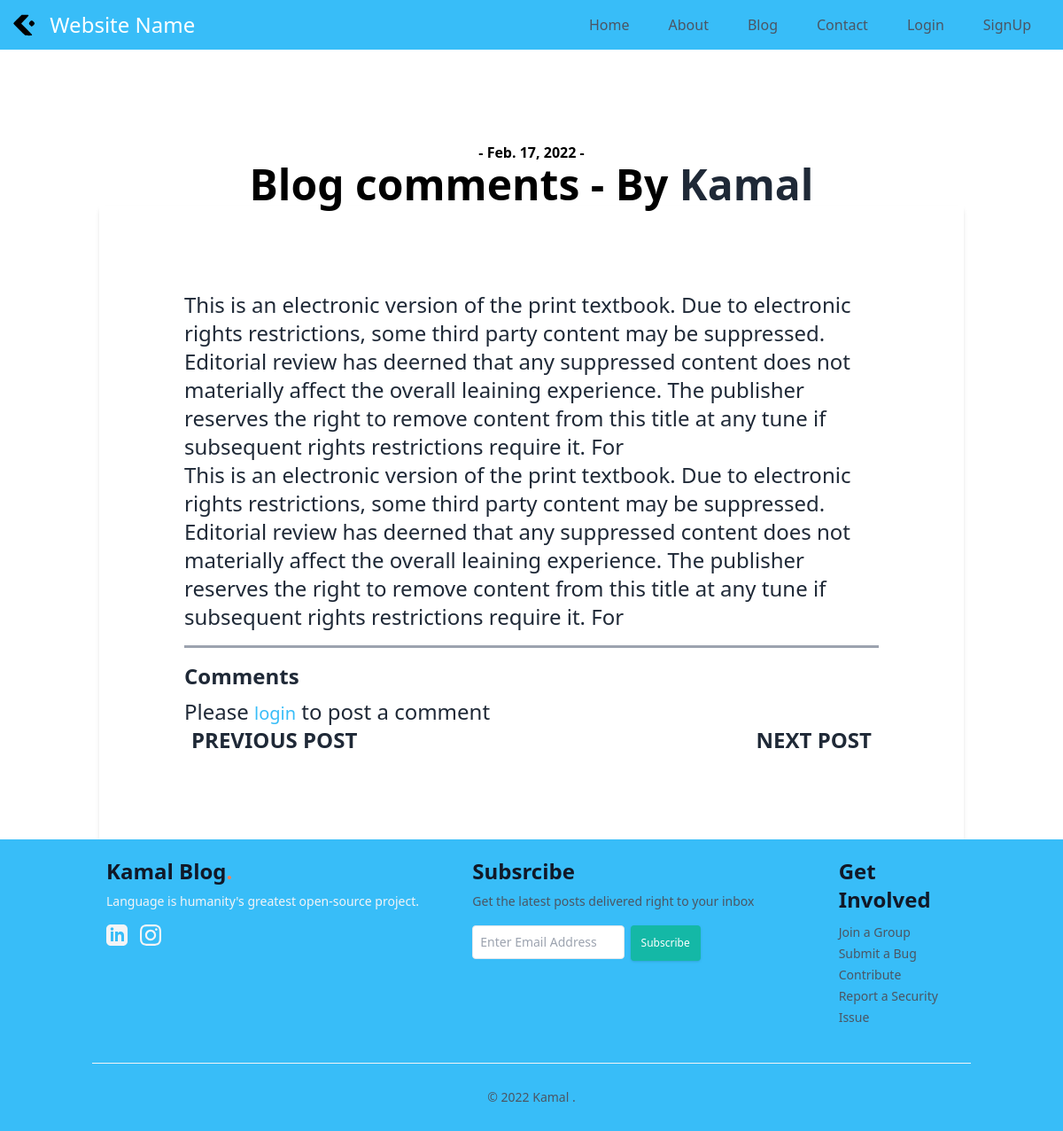
The page /blog/Blog comments/ on the database as committed earlier.
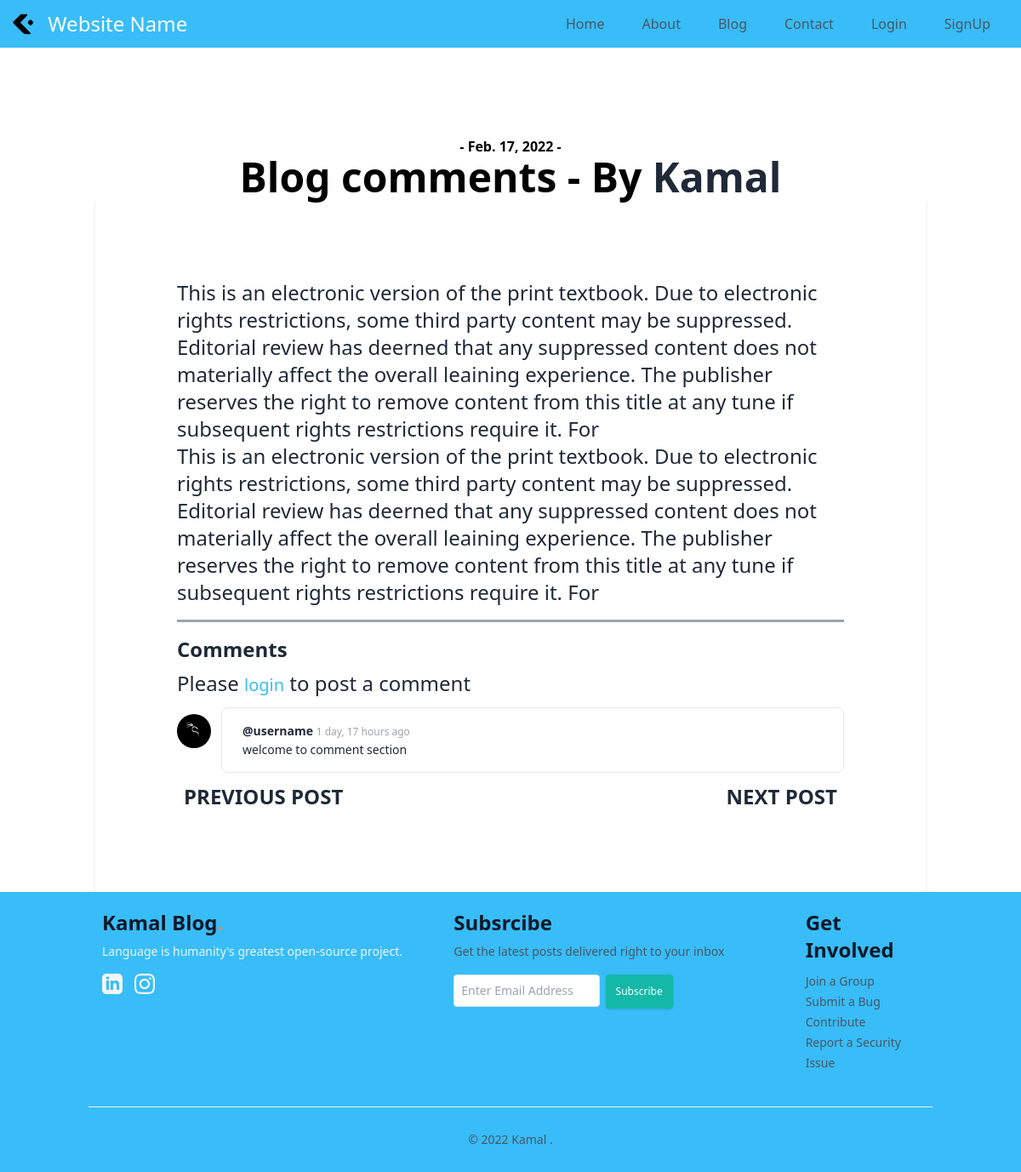
The same page on the database as committed later.
### blog/models.py (models this page shows, shortened)
class Post(models.Model):
    sno=models.AutoField(primary_key=True)
    category=models.CharField(max_length=50)
    title=models.CharField(max_length=255)
    author=models.CharField(max_length=14)
    slug=models.CharField(max_length=130)
    timeStamp=models.DateField(blank=True, null=True)
    timeRead=models.IntegerField()
    image=models.ImageField(upload_to='Images', default="")
    content=models.TextField()

class BlogComment(models.Model):
    sno= models.AutoField(primary_key=True)
    comment=models.TextField()
    user=models.ForeignKey(User, on_delete=models.CASCADE)
    post=models.ForeignKey(Post, on_delete=models.CASCADE)
    parent=models.ForeignKey('self',on_delete=models.CASCADE, null=True )
    timestamp= models.DateTimeField(default=now)

### blog/views.py (the view)
# urls.py: path('<str:slug>/', views.blogPage, name="blogPage"),
def blogPage(request, slug):
    post=Post.objects.filter(slug=slug).first()
    comments= BlogComment.objects.filter(post=post, parent=None)
    context={"post":post, 'comments': comments,}
    return render(request, "blog/blogPage.html", context)

### templates/blog/blogpage.html (shortened to what this page needs)
{% extends 'basic.html' %}
{% load static %}
{% load humanize %}
{% load extras %}
{% block body %}
<div class="text-center pt-16 md:pt-16">
    <p class="text-sm md:text-base text-grey-500 font-bold">- {{post.timeStamp}} -
    </p>
    <h1 class="font-bold break-normal text-3xl md:text-5xl">{{post.title}} - By <a class="text-gray-800  no-underline"
            href="/about">{{post.author}}</a></h1>
</div>
<div class="container max-w-5xl mx-auto">
    <div class="mx-0 sm:mx-6">
        <div class="bg-white w-full p-8 md:p-24 text-xl md:text-2xl text-gray-800 leading-normal shadow-md">
            <p class="font-serif">
                {{post.content|safe}}
            </p>
            <hr class=" border-b-2 border-gray-400 my-4 ">
            <div class="bg-white w-full h-auto flex flex-col space-y-2">
                <div>
                    <strong class=" ">Comments</strong>
                </div>
                {% if user.is_authenticated %}
                <form action="/blog/postComment/" method="post">
                    {% csrf_token %}
                    <div class="flex ">
                        <div class="  flex my-3 w-full">
                            <div class="  flex-shrink-0 mr-3"><img src="/media/Images/kali.png" alt=""
                                    class="  mt-2 rounded-full w-8 h-8 sm:w-10 sm:h-10"></div>
                            <div
                                class="text-sm flex-1 border rounded-lg px-4 py-2 sm:px-6 sm:py-4 space-y-2 leading-relaxed  max-w-[75vw] break-words">
                                <strong class=" ">Post Comment</strong>
                                <input required name="comment" placeholder="Enter comment here"
                                    class="bg-gray-200 w-full text-gray-700 focus:outline-none focus:shadow-outline border border-gray-300 rounded py-2 px-4 block appearance-none"
                                    type="text">
                                <input type="hidden" name="postSno" value="{{post.sno}}">
                                <input type="hidden" name="parentSno" value="">
                                <button type="submit"
                                    class=" bg-gray-700 text-white font-bold py-2 px-4 rounded hover:bg-gray-600">Submit</button>
                            </div>
                        </div>
                    </div>
                </form>
                {% else %}
                <p>
                    Please <span><a class="text-sky-400 text-xl" href="#">login</a></span> to post a comment
                </p>
                {% endif %}
            </div>
            {% for comment in comments %}
            <div class="flex ">
                <div class="  flex my-3 w-full">
                    <div class="  flex-shrink-0 mr-3"><img src="/media/Images/kali.png" alt=""
                            class="  mt-2 rounded-full w-8 h-8 sm:w-10 sm:h-10"></div>
                    <div
                        class="text-sm flex-1 border rounded-lg px-4 py-2 sm:px-6 sm:py-4 leading-relaxed  max-w-[75vw] break-words">
                        <strong class=" ">@{{comment.user.username}}</strong> <span
                            class="  text-xs text-gray-400">{{comment.timestamp| naturaltime}}</span>
                        <p class="  text-sm"> {{comment.comment}}</p>
                    </div>
                </div>
            </div>
            {% endfor %}
            <div class="flex justify-between border-t border-lila py-12 mt-10">
                <a href="/" class="flex items-center">
                    <span class="font-body font-bold text-primary text-lg uppercase block pl-2 md:pl-5">Previous
                        Post</span>
                </a>
                <a href="/" class="flex items-center">
                    <span class="font-body font-bold text-primary text-lg uppercase block pr-2 md:pr-5">Next
                        Post</span>
                </a>
            </div>
        </div>
    </div>
</div>
{% endblock body %}

### templates/basic.html (shortened to what this page needs)
<!DOCTYPE html>
<html lang="en">
<head>
    <link rel="stylesheet" href="/static/style.css">
</head>
<body class="bg-white font-sans leading-normal tracking-normal">
    <nav class="flex items-center justify-between flex-wrap bg-sky-400 p-2 fixed w-full z-10 top-0">
        <div class="flex items-center flex-shrink-0 text-white mr-6">
            <img class="h-10" src="/media/logo.svg" alt="">
            <a class="text-white no-underline hover:text-white hover:no-underline" href="/">
                <span class="text-2xl pl-2"> Website Name</span>
            </a>
        </div>
        <div class="w-full flex-grow lg:flex lg:items-center lg:w-auto hidden pt-6 lg:pt-0" id="nav-content">
            <ul class="list-reset lg:flex justify-end flex-1 items-center">
                <li class="mr-3 ">
                    <a class="inline-block  text-gray-600 {% block homeactive %}  {% endblock homeactive %} py-2 px-4  no-underline hover:text-gray-200"
                        href="/">Home</a>
                </li>
                <li class="mr-3">
                    <a class="inline-block text-gray-600 no-underline hover:text-gray-200 hover:text-underline py-2 px-4"
                        href="/about">About</a>
                </li>
                <li class="mr-3">
                    <a class="inline-block text-gray-600 no-underline hover:text-gray-200 hover:text-underline py-2 px-4"
                        href="/blog">Blog</a>
                </li>
                <li class="mr-3">
                    <a class="inline-block text-gray-600 no-underline hover:text-gray-200 hover:text-underline py-2 px-4"
                        href="/contact">Contact</a>
                </li>
                {% if user.is_authenticated %}
                <div class="group inline-block text-gray-600">
                    <button
                        class="outline-none focus:outline-none px-3 py-1 bg-sky-400 rounded-sm flex items-center min-w-32">
                        <span class="pr-1  hover:text-gray-100 flex-1">Welcome <span class=" font-semibold">
                                {{request.user}}</span></span>
                        <span>
                            <svg class="fill-current h-4 w-4 transform group-hover:-rotate-180
                          transition duration-150 ease-in-out" xmlns="http://www.w3.org/2000/svg" viewBox="0 0 20 20">
                                <path d="M9.293 12.95l.707.707L15.657 8l-1.414-1.414L10 10.828 5.757 6.586 4.343 8z" />
                            </svg>
                        </span>
                    </button>
                    <ul class="bg-sky-400  rounded-sm transform scale-0 group-hover:scale-100 absolute
                    transition duration-150 ease-in-out origin-top min-w-32">
                        <li class="rounded-sm px-3 py-1 hover:text-gray-100"><a href="#">Profile</a></li>
                        <li class="rounded-sm px-3 py-1 hover:text-gray-100"><a href="#">Settings</a></li>
                        <li class="rounded-sm px-3 py-1 hover:text-gray-100"><a href="/logout/">Logout</a></li>
                    </ul>
                </div>
        </div>
        {% else %}
        <li class="mr-3">
            <button type="button"
                class="inline-block text-gray-600 no-underline hover:text-gray-200 hover:text-underline py-2 px-4"
                onclick="openModal('loginModal')">
                Login
            </button>
        </li>
        <li class="mr-3">
            <button type="button"
                class="inline-block text-gray-600 no-underline hover:text-gray-200 hover:text-underline py-2 px-4"
                onclick="openModal('modal')">
                SignUp
            </button>
        </li>
        {% endif %}
        </ul>
        </div>
    </nav>
    {% block body %}{% endblock body %}
    <div>
        <footer class="bg-sky-400 font-sans relative pt-5 pb-3 md:pb-6">
            <div class="container mx-auto px-4">
                <div class="flex flex-wrap">
                    <div class="flex w-full md:w-5/12">
                        <div class="text-2xl px-4">
                            <h3 class="font-bold text-gray-900 dark:text-gray-100">Kamal
                                Blog<span style="color: #FF7F50;">.</span>
                            </h3>
                            <p class="mt-2 mb-4 text-gray-100 dark:text-gray-100 text-sm">
                                Language is humanity's greatest open-source project.
                            </p>
                            <div class="flex-row my-4">
                                <a class="h-8 w-8 rounded-full outline-none focus:outline-none" type="button" href="#">
                                </a>
                                <a class="h-8 w-8 rounded-full outline-none focus:outline-none" type="button" href="#">
                                </a>
                            </div>
                        </div>
                    </div>
                    <div class="flex w-full md:w-5/12 px-4">
                        <div class="text-2xl">
                            <p class="font-bold text-gray-900 dark:text-gray-100">Subsrcibe</p>
                            <p class="mt-2 mb-4 text-gray-600 dark:text-gray-100 text-sm">Get the latest posts delivered
                                right
                                to your inbox</p>
                            <div class="my-4">
                                <form id="footerForm" action="/subscribe/" method="POST" class="form-horizontal">
                                    <input type="email" name="email" size="14"
                                        class="p-2 border border-grey-light rounded text-black placeholder-gray-400 text-sm h-auto
                                                focus:bg-white focus:outline-none focus:ring-2 focus:ring-teal-400 focus:border-transparent"
                                        placeholder="Enter Email Address" required="required">
                                    <input type="submit" id="emailBtn" value="Subscribe"
                                        class="bg-teal-500 text-white active:bg-teal-400
                                                    rounded shadow hover:shadow-lg outline-none focus:outline-none h-auto text-xs p-3">
                                </form>
                            </div>
                        </div>
                    </div>
                    <div class="flex w-full md:w-2/12 px-4">
                        <div class="flex flex-wrap items-top">
                            <div class="w-full  ml-auto">
                                <p class="font-bold text-2xl text-gray-900 dark:text-gray-100">Get Involved</p>
                                <ul class="list-unstyled mt-2 mb-4">
                                    <li>
                                        <a class="text-gray-600 dark:text-gray-100 hover:underline py-1 text-sm"
                                            href='#'>Join a Group</a>
                                    </li>
                                    <li>
                                        <a class="text-gray-600 dark:text-gray-100 hover:underline py-1 text-sm"
                                            href='#'>Submit a Bug</a>
                                    </li>
                                    <li>
                                        <a class="text-gray-600 dark:text-gray-100 hover:underline py-1 text-sm"
                                            href='#'>Contribute</a>
                                    </li>
                                    <li>
                                        <a class="text-gray-600 dark:text-gray-100 hover:underline py-1 text-sm"
                                            href='#'>Report a Security Issue</a>
                                    </li>
                                </ul>
                            </div>
                        </div>
                    </div>
                </div>
                <hr class="my-3 md:my-6 border-gray-100" />
                <div class="flex flex-wrap items-center md:justify-between justify-center">
                    <div class="w-full md:w-4/12 px-4 mx-auto text-center">
                        <div class="text-sm text-gray-600 dark:text-gray-100 py-1">
                            &copy;
                            <span id="year">2022</span>
                            <a href="#" class="hover:underline hover:text-gray-500">Kamal
                            </a>.
                        </div>
                    </div>
                </div>
            </div>
        </footer>
    </div>
</body>
</html>

Rows that differ between the two databases and show on the page:
added BlogComment: user.username "username", timestamp "1 day, 17 hours ago", comment "welcome to comment section"
